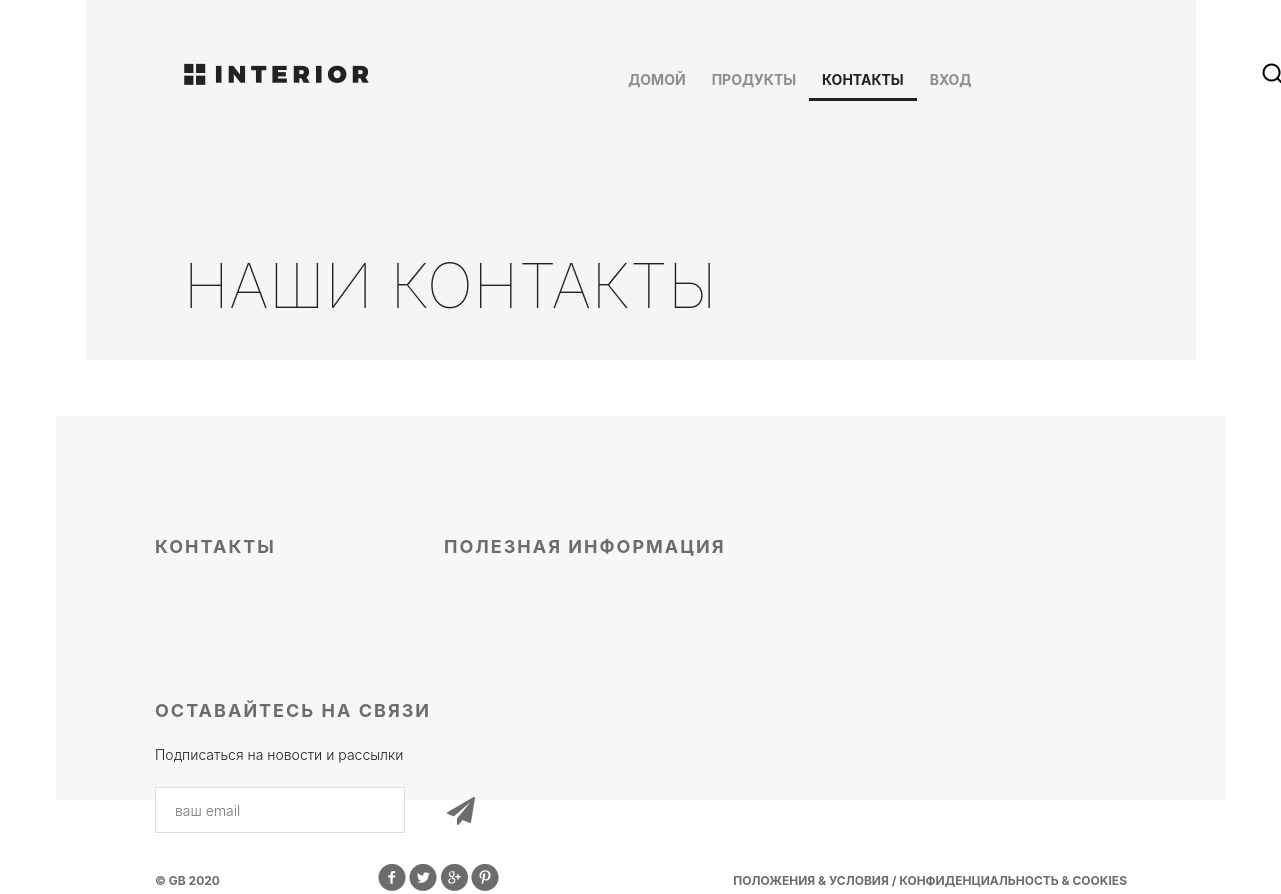
Page /contact/ on the earlier database version.
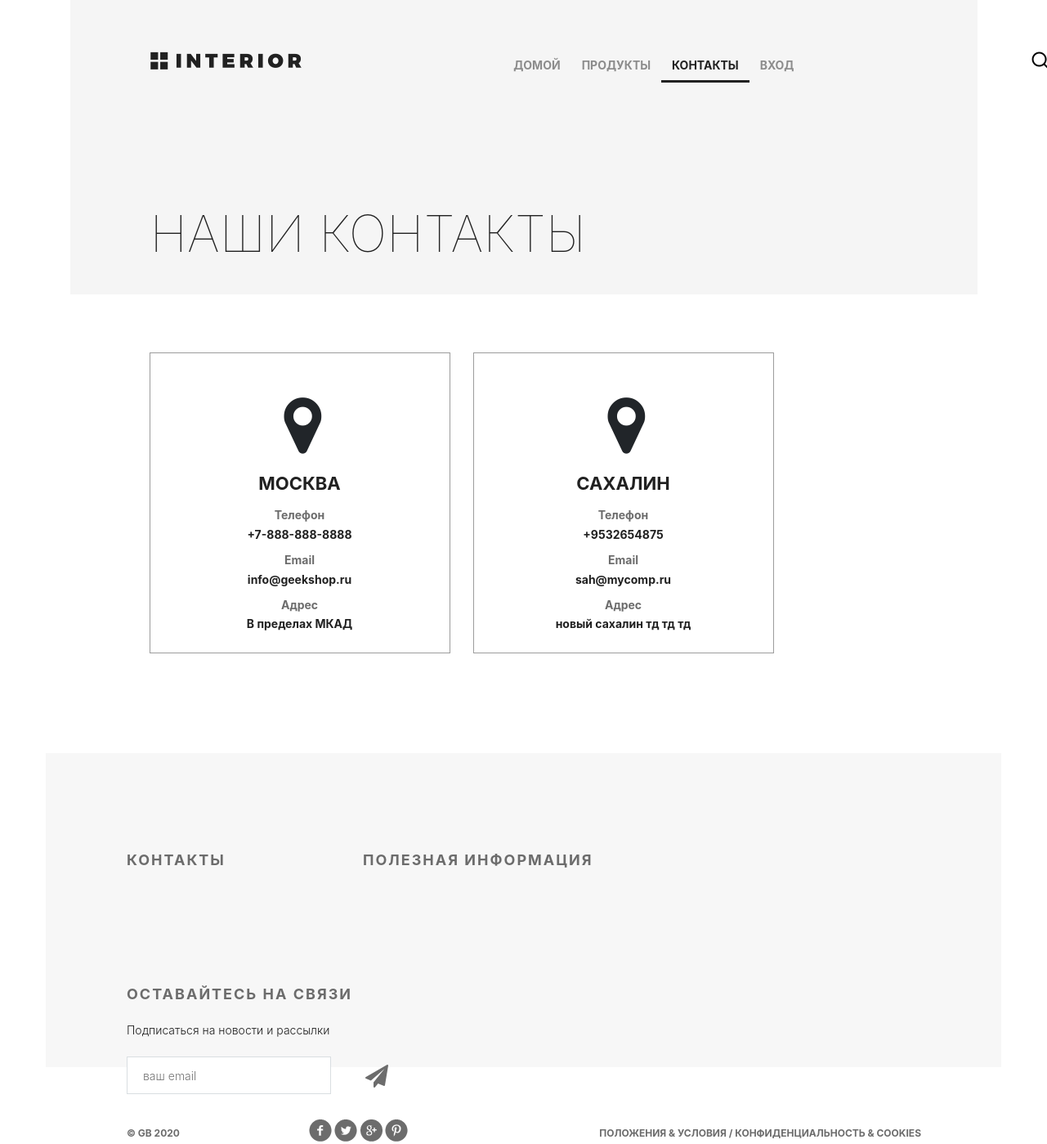
Same page on the later database version.
### mainapp/models.py (models this page shows, shortened)
class Contacts(models.Model):
    name = models.CharField(max_length=64, verbose_name="название", unique=True)
    city = models.CharField(max_length=64, verbose_name="город")
    email = models.CharField(max_length=64, verbose_name="email", unique=True)
    phone = models.CharField(max_length=64, verbose_name="телефон", unique=True)
    address = models.CharField(max_length=128, verbose_name="адрес", blank=True)
    class Meta:
        verbose_name = "контакты"
        verbose_name_plural = "контакты"

### mainapp/views.py (the view)
# urls.py: path('contact/', mainapp.contact, name='contact'),
def contact(request):
    title = 'контакты'
    contacts_list = Contacts.objects.all()[:3]
    content = {
        'title': title,
        'contacts': contacts_list
    }
    return render(request, 'mainapp/contact.html', content)

### mainapp/templates/mainapp/contact.html
{% extends 'mainapp/base.html' %}
{% load static %}
{% block menu %}
    <div class="hero">
        <div class="header clearfix">
            <a href="/" class="logo"></a>
            {% include 'mainapp/includes/inc_main_menu.html' %}
        </div>
        <h1>наши контакты</h1>
    </div>
{% endblock %}
{% block content %}
    <div class="location">
        {% for contact in contacts %}
            <div class="location-1">
                <i class="fa fa-map-marker fa-5x"></i>
                <h4>{{ contact.city }}</h4>
                <div class="contacts">
                    <h5>Телефон</h5>
                    <p>{{ contact.phone }}</p>
                </div>
                <div class="contacts">
                    <h5>Email</h5>
                    <p>{{ contact.email }}</p>
                </div>
                <div class="contacts">
                    <h5>Адрес</h5>
                    <p>{{ contact.address }}</p>
                </div>
            </div>
        {% endfor %}
    </div>
{% endblock %}

### mainapp/templates/mainapp/base.html (shortened to what this page needs)
{% load static %}
<!DOCTYPE html>
<html>
<head>
    {% block css %}
        <link rel="stylesheet" type="text/css" href="{% static '/css/style.css' %}">
        <link rel="stylesheet" type="text/css" href="{% static '/css/bootstrap.css' %}">
        <link rel="stylesheet" href="{% static '/fonts/font-awesome/css/font-awesome.css' %}">
    {% endblock %}
</head>
<body>
<div class="container">
    {% block menu %}
    {% endblock %}
    {% block content %}
    {% endblock %}
    <div class="clr"></div>
</div>
{% block footer %}
    <div class="footer">
        <div class="clearfix">
            <div class="text-footer">
                <h3>контакты</h3>
            </div>
            <div class="text-footer">
                <h3>полезная информация</h3>
            </div>
            <div class="text-footer clearfix">
                <h3>Оставайтесь на связи</h3>
                <p>Подписаться на новости и рассылки</p>
                <form>
                    <input type="email" name="email" placeholder="ваш email">
                    <a href="#"><i class="fa fa-paper-plane fa-2x" aria-hidden="true"></i></a>
                </form>
            </div>
        </div>
        <p class="small">&copy; GB {% now "Y" %}</p>
        <div class="social">
            <a href="#" class="social1"></a>
            <a href="#" class="social2"></a>
            <a href="#" class="social3"></a>
            <a href="#" class="social4"></a>
        </div>
        <p class="small">Положения &amp; Условия / Конфиденциальность &amp; Cookies</p>
    </div>
{% endblock %}
</body>
</html>

### mainapp/templates/mainapp/includes/inc_main_menu.html (shortened to what this page needs)
<ul class="menu">
    <li><a href="{% url 'main' %}" {% if request.resolver_match.url_name == 'main' %}class="active"{% endif %}>домой</a>
    </li>
    <li><a href="{% url 'products:index' %}"
           {% if request.resolver_match.url_name == 'products' %}class="active"{% endif %}>продукты</a></li>
    <li><a href="{% url 'contact' %}" {% if request.resolver_match.url_name == 'contact' %}class="active"{% endif %}>контакты</a>
    </li>
    {% if user.is_authenticated %}
        <li>
            <a href="{% url 'auth:edit' %}">
                {% if user.first_name %}
                    {{ user.first_name }}
                {% else %}
                    пользователь
                {% endif %}
            </a>
        </li>
        <li><a href="{% url 'auth:logout' %}">выход</a></li>
    {% else %}
        <li><a href="{% url 'auth:login' %}">вход</a></li>
    {% endif %}
</ul>
<a href="#" class="search"></a>

### static/css/style.css (style rules this page uses)
* { margin: 0; padding: 0; }
body { font-family: 'Montserrat', sans-serif; }
html, body { height: 100%; }
.clr { height: 384px; }
.container { width: 1366px; margin: 0 auto; min-height: 100%; }
.logo { background-image: url(/static/img/logo.png); margin-top: 63px; width: 185px; height: 22px; float: left; }
.menu { list-style-type: none; margin-top: 67px; float: right; }
.menu li { float: left; }
.menu a { color: #8c8c8c; font-size: 14px; font-weight: 700; text-align: right; text-transform: uppercase; text-decoration: none; padding: 10px 13px; }
.menu .active { color: #212121; font-weight: 700; border-bottom: 3px solid #212121; }
.search { display: block; width: 23px; height: 23px; background-image: url(/static/img/search.png); position: absolute; top: 63px; left: 1176px; }
.clearfix:after { content: ""; display: block; clear: both; }
.footer { height: 384px; width: 1169px; background-color: #f7f7f7; padding-left: 99px; padding-right: 98px; margin: -384px auto 0; clear: both; }
.footer form { position: relative; }
.footer form a i { display: block; width: 21px; height: 21px; position: absolute; z-index: 2; top: 10px; right: 50px; color: #6c6c6c; }
.text-footer { margin-top: 120px; width: 221px; float: left; margin-right: 68px; }
.text-footer:last-child { margin-right: 0; }
.text-footer h3 { text-transform: uppercase; color: #6c6c6c; font-size: 18px; font-weight: 700; text-align: left; margin-bottom: 22px; letter-spacing: 2px; }
.text-footer p { color: #212121; font-size: 14px; font-weight: 300; line-height: 24px; text-align: left; margin-bottom: 20px; }
.text-footer a { text-decoration: none; text-transform: uppercase; color: #212121; font-size: 14px; font-weight: 700; line-height: 26px; text-align: left; }
.text-footer:nth-child(2) { width: 422px; }
.text-footer:nth-child(3) { width: 363px; }
.text-footer input { border-width: 1px; border-color: #d9dee1; border-style: solid; background-color: #ffffff; width: 250px; height: 46px; outline: none; color: #6c6c6c; font-size: 14px; font-weight: 300; line-height: 22px; text-align: left; padding-left: 19px; padding-right: 70px; }
.footer .small { text-transform: uppercase; float: left; color: #6c6c6c; font-size: 12px; font-weight: 700; line-height: 26px; text-align: left; margin-top: 35px; }
.social { height: 28px; width: 121px; float: left; margin-left: 158px; margin-top: 30px; }
.social1 { background: url(/static/img/social-links.png); height: 28px; width: 28px; float: left; }
.social2 { background: url(/static/img/social-links.png); background-position: -34px 0px; height: 28px; width: 28px; float: left; margin-left: 3px; }
.social3 { background: url(/static/img/social-links.png); background-position: -67px 0px; height: 28px; width: 28px; float: left; margin-left: 3px; }
.social4 { background: url(/static/img/social-links.png); background-position: -101px 0px; height: 28px; width: 28px; float: left; margin-left: 3px; }
.footer .small:nth-child(4) { float: right; }
.hero { background-color: #f5f5f5; height: 360px; padding-left: 98px; padding-right: 211px; position: relative; }
.hero h1 { color: #212121; font-size: 62px; font-weight: 100; text-align: left; margin-top: 142px; text-transform: uppercase; }
.location { padding: 0px 97px; }
.location-1 { height: 368px; width: 368px; border: 1px solid #9c9c9c; margin: 71px 28px 122px 0px; float: left; }
.location-1:last-child { margin: 71px 0px 122px 0px; }
.location i { display: block; margin: 48px auto 0px; width: 38px; }
.location h4 { margin: 23px auto 23px; text-transform: uppercase; text-align: center; color: #212121; font-size: 22px; font-weight: 700; line-height: 16px; }
.contacts { text-align: center; margin-bottom: 15px; line-height: 14px; color: #212121; font-size: 14px; font-weight: 700; }
.contacts h5 { color: #6c6c6c; font-size: 14px; font-weight: 700; }

Differences in the rows shown:
added Contacts: city "МОСКВА", phone "+7-888-888-8888", email "info@geekshop.ru", address "В пределах МКАД"
added Contacts: city "САХАЛИН", phone "+9532654875", email "sah@mycomp.ru", address "новый сахалин тд тд тд"
